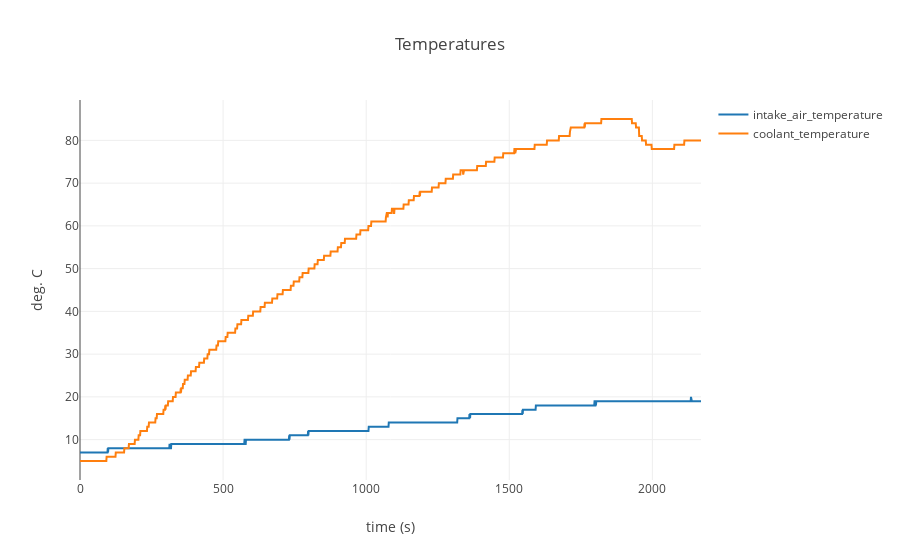

This figure's notebook cell:
### Code cell
lr.display_graph(['intake_air_temperature','coolant_temperature'], 'Temperatures', 'deg. C')

### Figure 1 — Plotly figure (JSON) as saved in the notebook; plotly's stock layout.template omitted (floating-point values rounded to 4 significant figures; data arrays with more than 128 entries replaced by an {"elided": "..."} marker saying what was removed)
{"data": [{"name": "intake_air_temperature", "type": "scatter", "uid": "1ea1e736-d07f-4c29-b39c-1247277a81a3", "x": {"elided": "2171 int values"}, "y": {"elided": "2171 int values"}}, {"name": "coolant_temperature", "type": "scatter", "uid": "b02a3088-07d1-4622-8ac5-298559eb9175", "x": {"elided": "2171 int values"}, "y": {"elided": "2171 int values"}}], "layout": {"autosize": true, "title": {"text": "Temperatures"}, "xaxis": {"autorange": true, "range": [0, 2170], "title": {"text": "time (s)"}, "type": "linear"}, "yaxis": {"autorange": true, "range": [0.5556, 89.44], "title": {"text": "deg. C"}, "type": "linear"}}}
